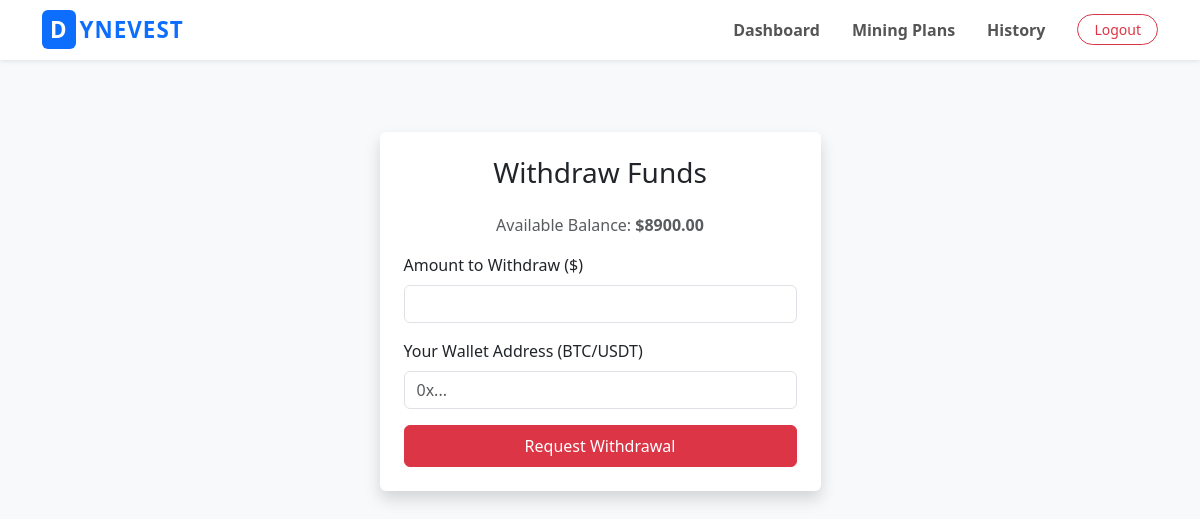
The page /withdraw/ (signed in) on the database as committed earlier.
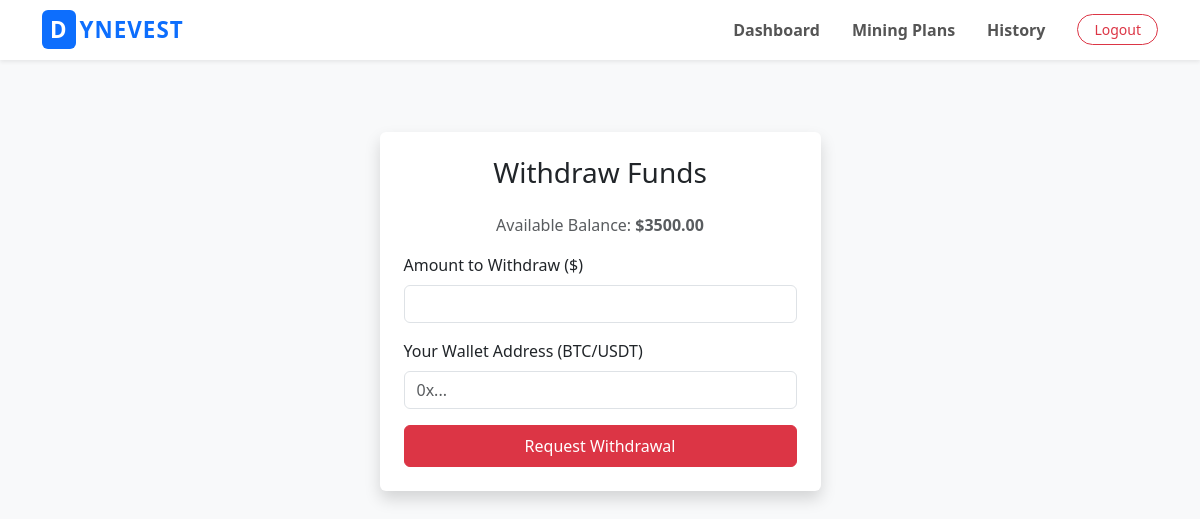
The same page on the database as committed later.
### core/models.py (models this page shows, shortened)
class Profile(models.Model):
    user = models.OneToOneField(User, on_delete=models.CASCADE)
    balance = models.DecimalField(max_digits=12, decimal_places=2, default=0.00)
    total_profit = models.DecimalField(max_digits=12, decimal_places=2, default=0.00)
    mining_rate = models.DecimalField(max_digits=7, decimal_places=4, default=0.0100)

### core/views.py (the view, shortened to what this page needs)
# urls.py: path('withdraw/', views.withdraw_view, name='withdraw'),
@login_required
def withdraw_view(request):
    profile = request.user.profile
    return render(request, 'core/withdraw.html', {'profile': profile})

### core/templates/core/withdraw.html (shortened to what this page needs)
{% extends 'core/base.html' %}
{% block content %}
<div class="container mt-5">
    <div class="row justify-content-center">
        <div class="col-md-5">
            <div class="card shadow border-0">
                <div class="card-body p-4">
                    <h3 class="text-center mb-4">Withdraw Funds</h3>
                    <p class="text-center text-muted">Available Balance: <strong>${{ profile.balance }}</strong></p>
                    <form method="POST">
                        <div class="mb-3">
                            <label class="form-label">Amount to Withdraw ($)</label>
                            <input type="number" name="amount" class="form-control" min="10" step="0.01" required>
                        </div>
                        <div class="mb-3">
                            <label class="form-label">Your Wallet Address (BTC/USDT)</label>
                            <input type="text" name="wallet_address" class="form-control" placeholder="0x..." required>
                        </div>
                        <button type="submit" class="btn btn-danger w-100 py-2">Request Withdrawal</button>
                    </form>
                </div>
            </div>
        </div>
    </div>
</div>
{% endblock %}

Rows that differ between the two databases and show on the page:
changed Profile: balance "8900.00" → "3500.00"
